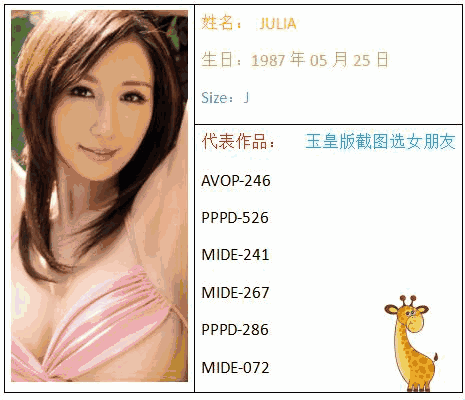
#> input picture demomd/parsegif/origin.gif, 465 x 400 px
$ python parsegif.py
#> lines starting #> are read from the running program, lines starting #| are printed output that depends on the picture
#!/usr/bin/env python3
# -*- coding: utf-8 -*-

__author__ = 'SarcasMe'

from PIL import Image, ImageSequence, ImageOps, ImageEnhance
import pytesseract

# 读取GIF
im = Image.open("origin.gif")
#> im is the input picture: PIL image 465x400 P; mean R, G, B 217.5, 203, 192.5

# GIF图片流的迭代器
items = ImageSequence.Iterator(im)

index = 0
# 遍历图片流的每一帧
for frame in items:
    print("image %d: mode %s, size %s" % (index, frame.mode, frame.size))
    frame.save("./pieces/av_girl_%d.png" % index)
    index += 1
#> this loop made 17 passes
#| image 0: mode P, size (465, 400)
#| image 1: mode RGB, size (465, 400)
#| image 2: mode RGB, size (465, 400)
#| image 3: mode RGB, size (465, 400)
#| image 4: mode RGB, size (465, 400)
#| image 5: mode RGB, size (465, 400)
#| image 6: mode RGB, size (465, 400)
#| image 7: mode RGB, size (465, 400)
#> (further printed lines are left out)
#> pass 2, `frame.save("./pieces/av_girl_%d.png" % index)`:
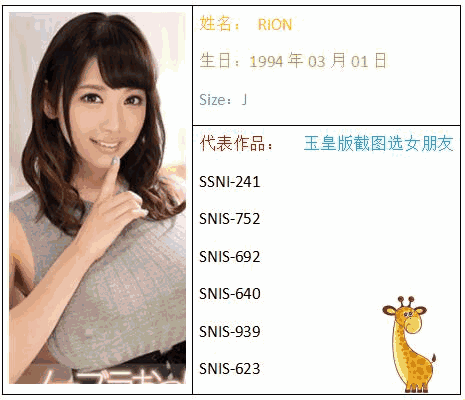
#> saved as av_girl_1.png: PIL image 465x400 RGB; mean R, G, B 213.5, 205.3, 198.6
#> after the loop, index = 17

# [14 lines of commented-out code are left out]
